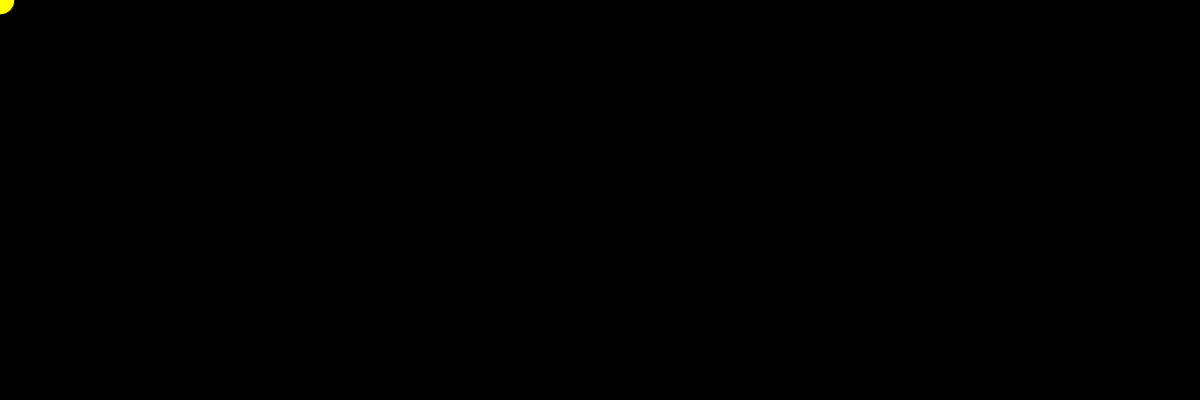
Frame 1 (no input)
Frame 60 (no input): identical to frame 1, image omitted
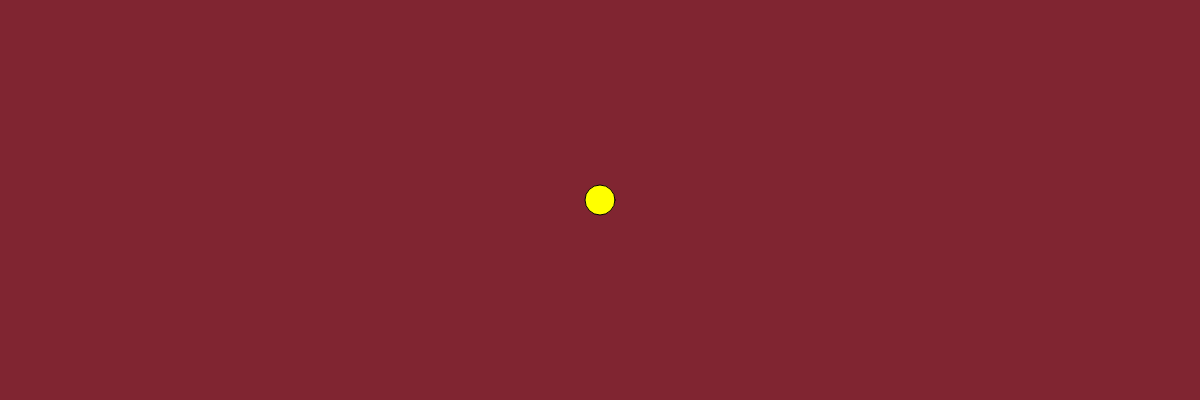
Frame 120 (the mouse pressed at the canvas centre since frame 60)

The p5.js sketch that drew these frames (run headless with seeded random() and noise() and a simulated clock; from frame 60 on, the mouse is pressed at the canvas centre):

// p5.js sketch
// ── sketch.js

var r = 0;
var g = 50;
var b=255;
// INITIALIZE ALL YOUR VARIABLES
// Ideally you would create 3 variables. red blue green or r, g, b


function setup(){

  createCanvas(1200,400);
  
}


function draw(){
r = map(mouseX,0,1200,0,255);
g = map(mouseX,50,1200,0,78);
b = map(mouseX,255,1200,0,134);
background(r,g,b);
fill("yellow");
ellipse(mouseX,mouseY,30,30);
   // change the value of Red based on the mouse movement about the X axis
  // change the value of Green based on the mouse movement about the X axis
  // change the value of Blue based on the mouse movement about the X axis

  // Use the map() function to do so. 

  // Pass the values to the background() function you have learnt previously.

  // Create an ellipse that will move around with you mouse about the X axis.
  // Remember to fill the canvas with white paint before creating the ellipse.
}
